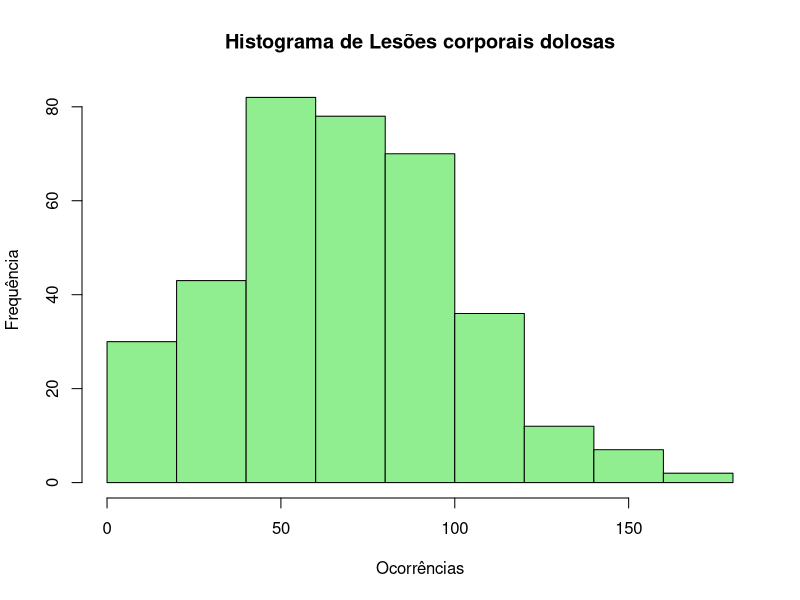
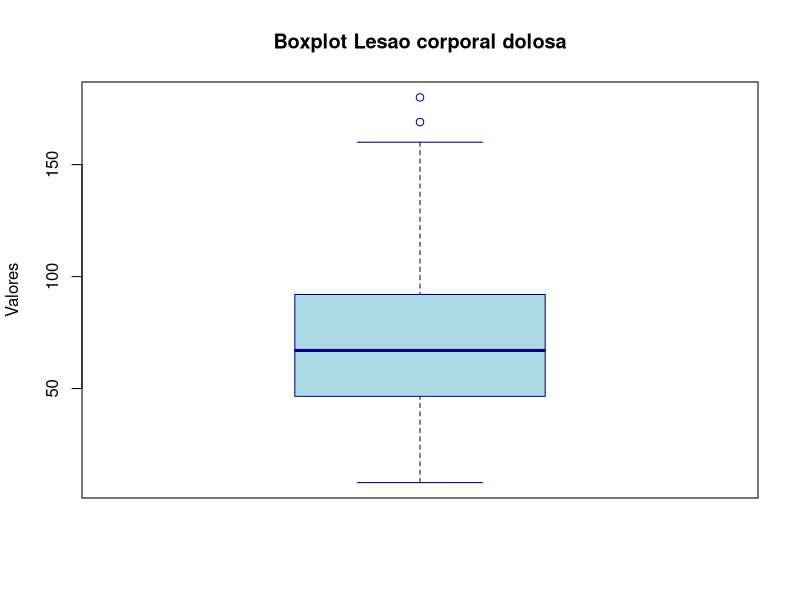
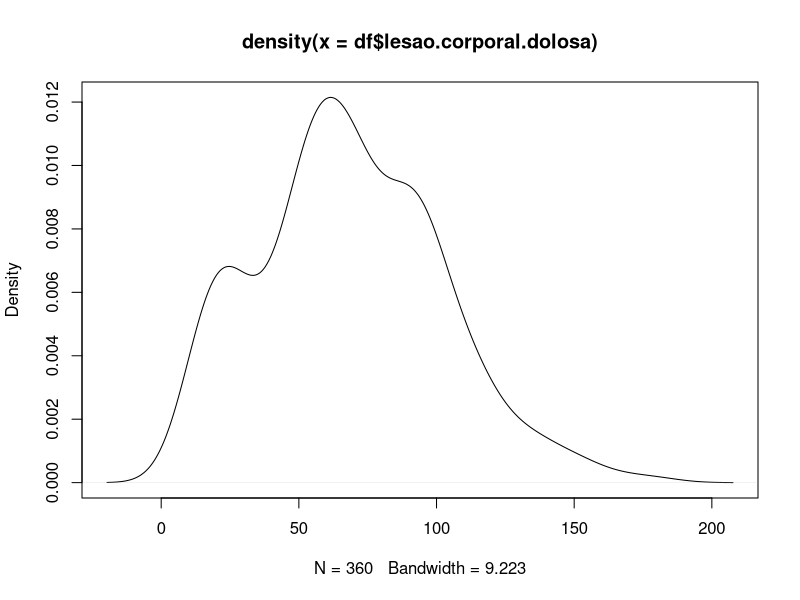
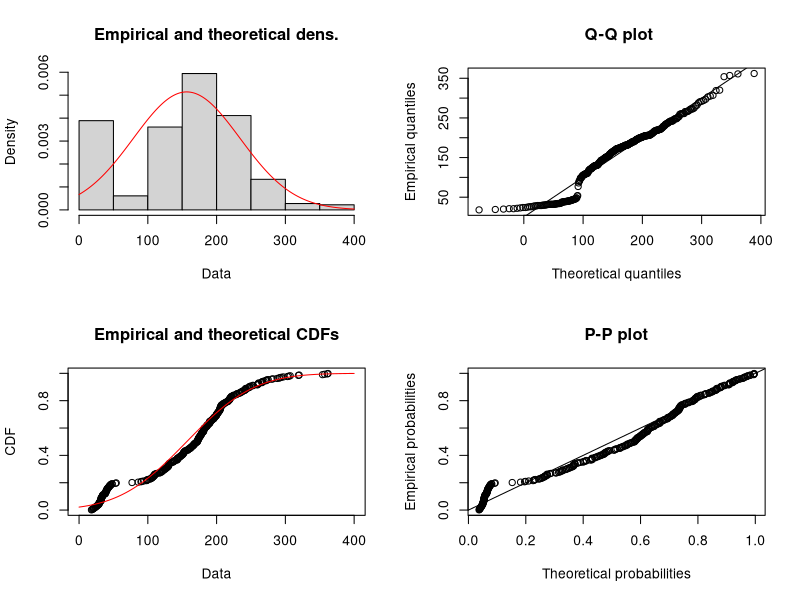
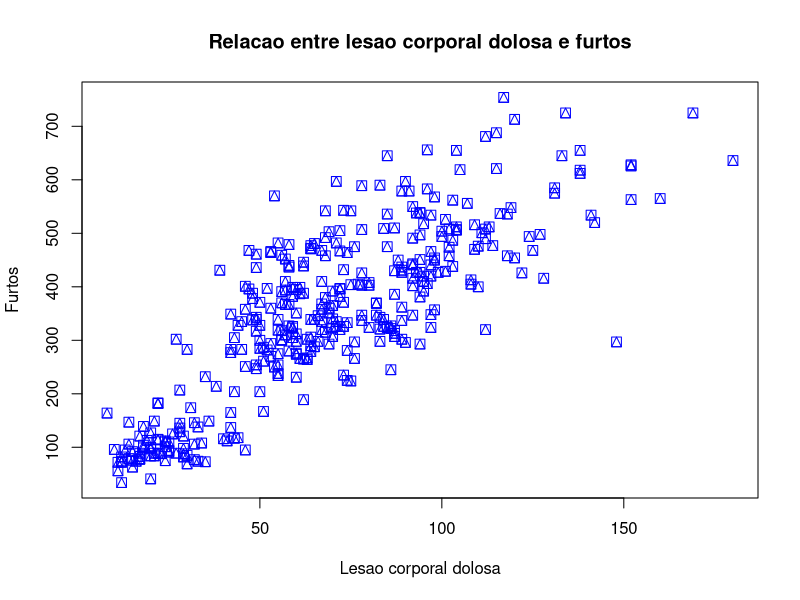
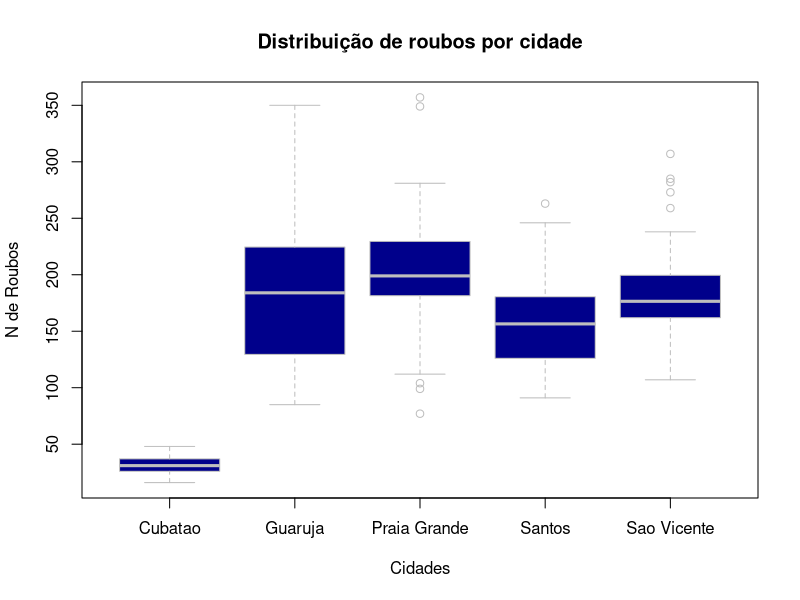

Source code (R) for these figures, in order:
df <- read.csv("dados.csv")

print('As medidas foram feitas usando os dados da colune referente a lesao corporal dolosa')

#Media
print('Media')
mean(df$`lesao.corporal.dolosa`, na.rm = TRUE)

#Mediana
print('Mediana')
median(df$`lesao.corporal.dolosa`, na.rm = TRUE)

#Moda
print('Moda')
temp_tab <- table(df$`lesao.corporal.dolosa`)
names(temp_tab)[which.max(temp_tab)]

# Histograma simples
print('Histograma')
hist(df$`lesao.corporal.dolosa`,
     main = "Histograma de Lesões corporais dolosas",
     xlab = "Ocorrências",
     ylab = "Frequência",
     col = "lightgreen",
     breaks = 10)

#Media aparada
print('Media aparada (25 e 50%)')
mean(df$`lesao.corporal.dolosa`, na.rm = TRUE, trim = 0.25)

mean(df$`lesao.corporal.dolosa`, na.rm = TRUE, trim = 0.5)

#Media geometrica
print('Media geométrica')
exp(mean(log(df$`lesao.corporal.dolosa`)))

# Desvios em relacao a media
print('Desvios em relacao a media')
df$`lesao.corporal.dolosa` - mean(df$`lesao.corporal.dolosa`)

# Desvios em relacao a mediana
print('Desvios em relacao a mediana')
df$`lesao.corporal.dolosa` - median(df$`lesao.corporal.dolosa`)

# Desvio padrao
print('Desvio padrao')
sd(df$`lesao.corporal.dolosa`)

# Variancia
print('Variancia')
var(df$`lesao.corporal.dolosa`)

# Desvio absoluto medio
print('Desvio absoluto medio')
mean(abs(df$`lesao.corporal.dolosa` - mean(df$`lesao.corporal.dolosa`)))

# MAD
print('MAD')
mad(df$`lesao.corporal.dolosa`)

# Amplitude
print('Amplitude')
diff(range(df$`lesao.corporal.dolosa`))

# Percentil
print('Percentil 25')
quantile(df$`lesao.corporal.dolosa`, probs = 0.25)

print('Percentil 90')
quantile(df$`lesao corporal dolosa`, probs = 0.9)

# Amplitude Interquartilica
print('Amplitude Interquartilica')
IQR(df$`lesao.corporal.dolosa`)

dados <- df$`lesao.corporal.dolosa`
# 50 valores normais em torno de 10, mais dois outliers: 25 e 30
# Boxplot
boxplot(dados,
        main = "Boxplot Lesao corporal dolosa",
        ylab = "Valores",
        col = "lightblue",
        border = "darkblue",
        notch = F)

# Tabela de frequencia
print('Tabela de frequencia')
prop.table(table(df$`lesao.corporal.dolosa`))

# Tabela de frequencia
print('Tabela de frequencia %')
round(prop.table(table(df$`lesao.corporal.dolosa`)) * 100, 2)

# Estimativa densidade
print('Estimativa densidade')

df$`lesao corporal dolosa` <- rnorm(120)
plot(density(df$`lesao.corporal.dolosa`))

# Distribuicao normal
library(fitdistrplus)
teste <- fitdist(df$`total.de.roubo...outros`, "norm")
plot(teste)
teste

# Teste de correlação (pega as 10 maiores correlações da tabela)
# 1. Filtrar apenas colunas numéricas
df_num <- df[, sapply(df, is.numeric)]

# 2. Calcular a matriz de correlação
matriz_cor <- cor(df_num, use = "pairwise.complete.obs")

# 3. Remover a diagonal e a parte repetida (espelhada)
matriz_cor[lower.tri(matriz_cor, diag = TRUE)] <- NA

# 4. Transformar em formato de lista (long format)
tabela_cor <- as.data.frame(as.table(matriz_cor))

# 5. Limpar os NAs e renomear
tabela_cor <- na.omit(tabela_cor)
colnames(tabela_cor) <- c("Variavel_1", "Variavel_2", "Correlacao")

# 6. Obter as 10 maiores correlações (em valor absoluto)
top_10 <- head(tabela_cor[order(abs(tabela_cor$Correlacao), decreasing = TRUE), ], 10)

# Resultado
print(top_10)

#Relacao entre duas colunas com alta correlacao (Lesao corporal dolosa e furtos, no caso)
plot(df$lesao.corporal.dolosa, df$furto...outros,
main = "Relacao entre lesao corporal dolosa e furtos",
xlab = "Lesao corporal dolosa", ylab = "Furtos",
pch = 14, # alterar formato
col = "blue", # cor dos pontos
cex = 1.3) # tamanho dos pontos


#tapply + Distribuicao de roubos por cidades com boxplot
summary_roubos_cidades <-tapply(df$roubo...outros,df$cidade,summary)
summary_roubos_cidades

boxplot(df$roubo...outros ~ df$cidade,data = df,
col="darkblue", #cordepreenchimento
border="grey", #cordasbordas
main="Distribuição de roubos por cidade",
xlab="Cidades",
ylab="N de Roubos")
